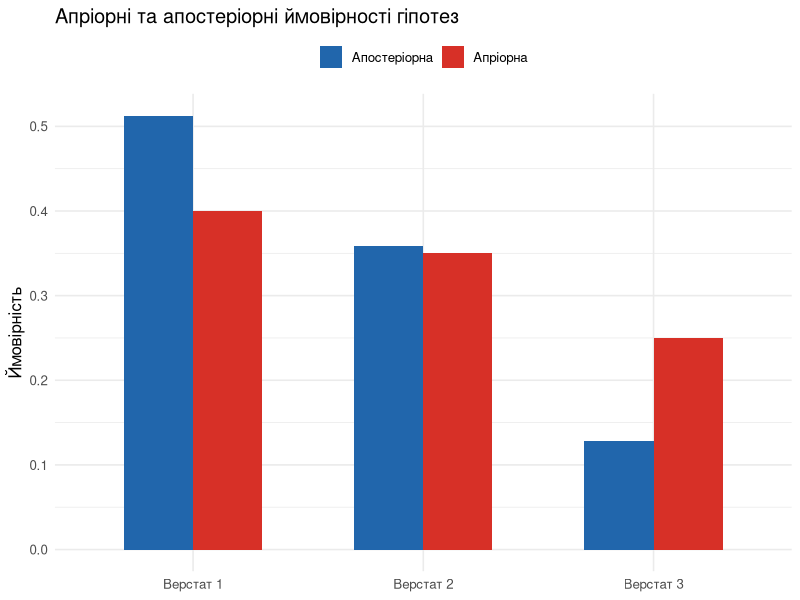
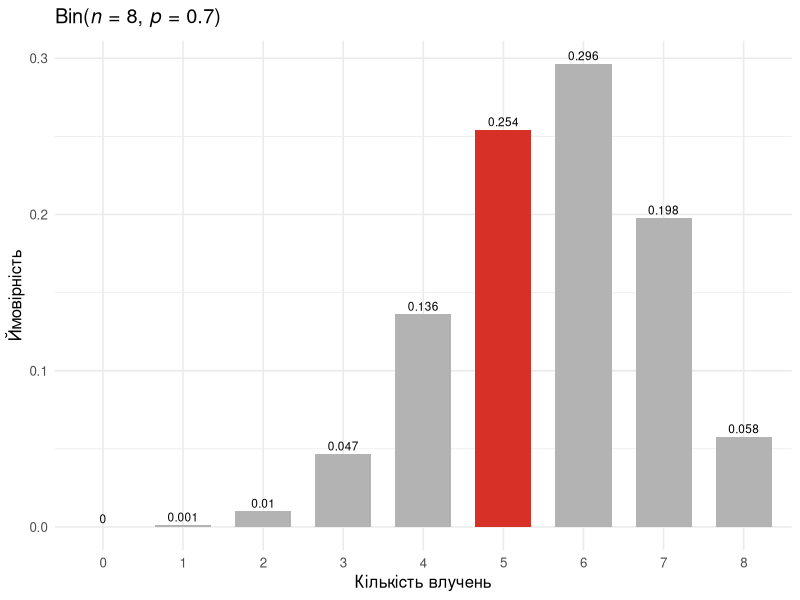
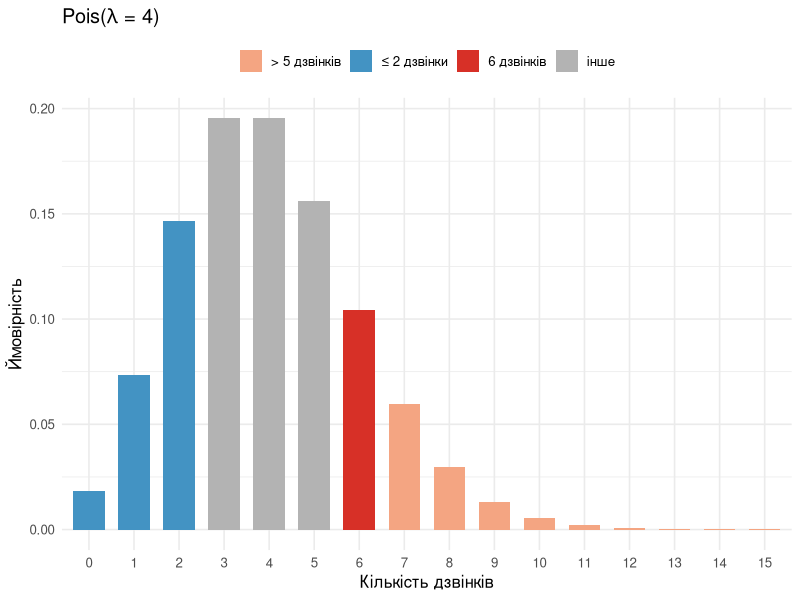
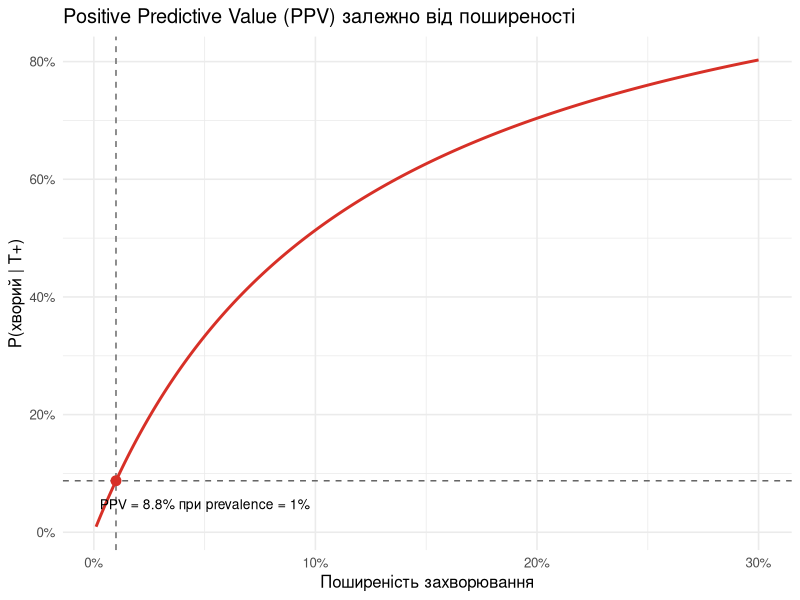
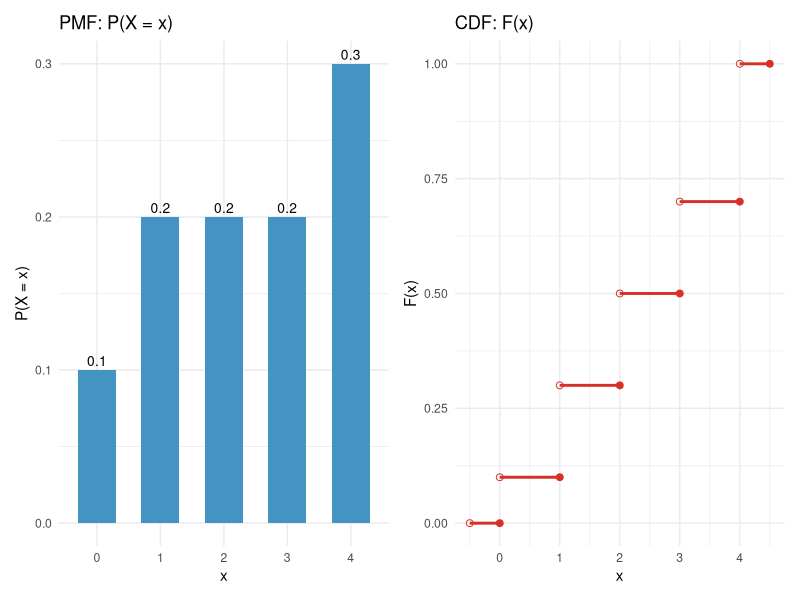
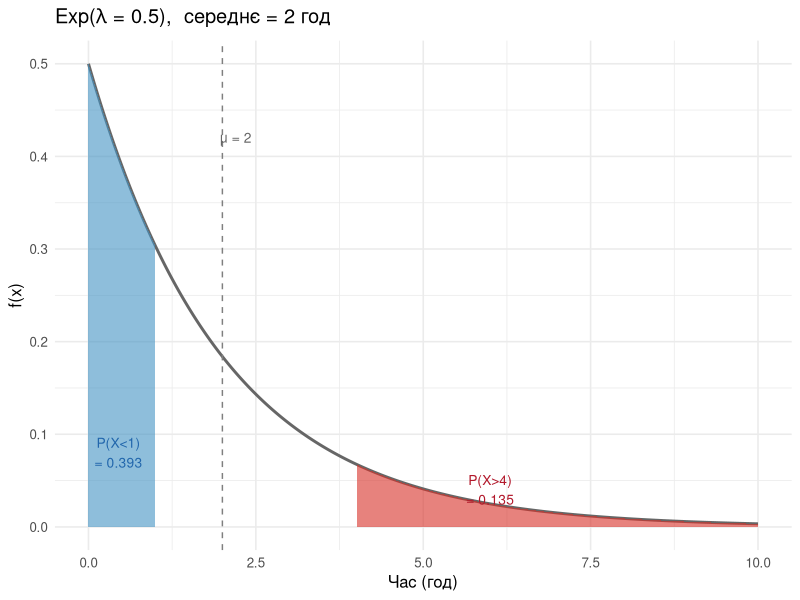
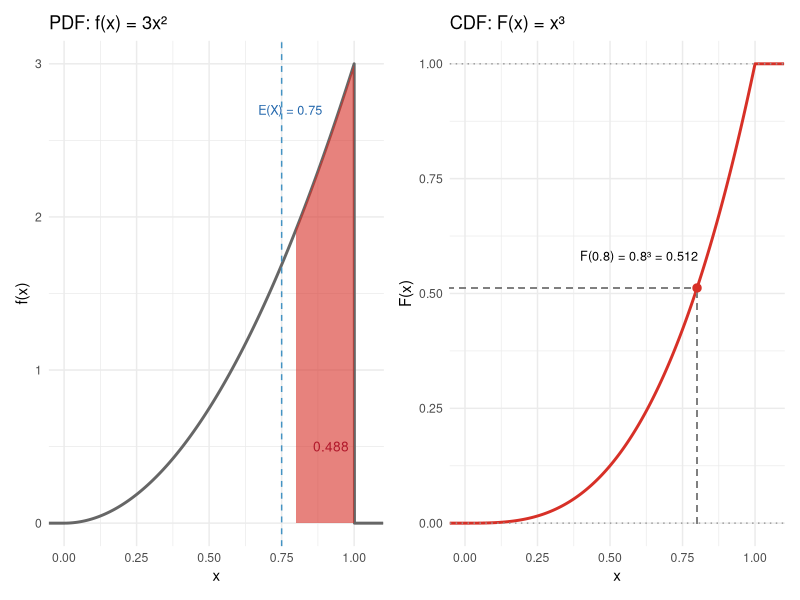
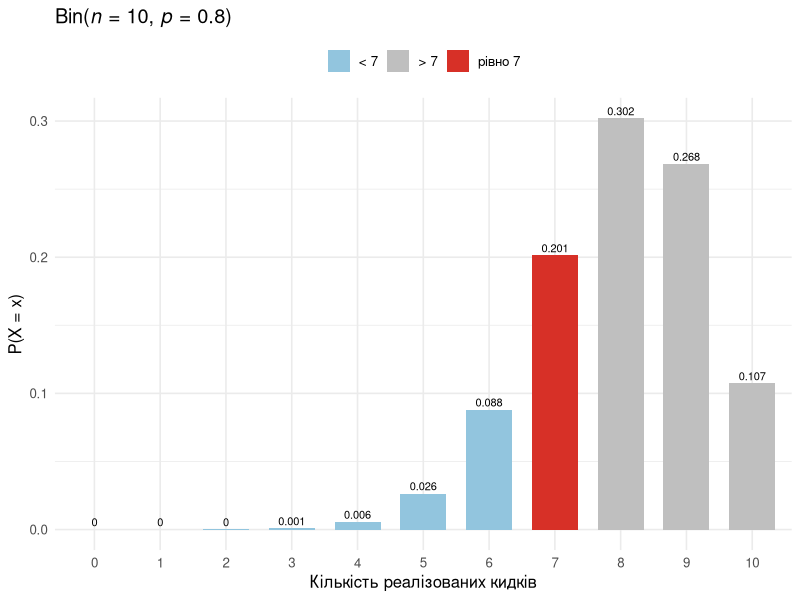

Reproduce these figures in R, in order.
## ---- chunk 1
#| include: false
library(tidyverse)
library(patchwork)
library(scales)
## ---- chunk 2
# Кількість способів вибрати 2 білих з 5
white_ways <- choose(5, 2)

# Кількість способів вибрати 1 чорну з 3
black_ways <- choose(3, 1)

# Загальна кількість способів вибрати 3 кулі з 8
total_ways <- choose(8, 3)

# Ймовірність події
prob <- (white_ways * black_ways) / total_ways
cat(sprintf("P(A) = %d * %d / %d = %.4f", white_ways, black_ways, total_ways, prob))
## ---- chunk 3
set.seed(42)
n_sim  <- 100000
balls  <- c(rep(1, 5), rep(0, 3))

tibble(white = replicate(n_sim, sum(sample(balls, 3)))) |>
  summarise(
    `Симуляційна ймовірність` = mean(white == 2),
    `Теоретична ймовірність`  = 15 / 28
  )
## ---- chunk 4
tibble(x = 1:6) |>
  mutate(
    A = x %% 2 == 0,
    B = x > 4
  ) |>
  summarise(
    `P(A)`   = mean(A),
    `P(B)`   = mean(B),
    `P(A∩B)` = mean(A & B),
    `P(A∪B)` = mean(A | B)
  )
## ---- chunk 5
set.seed(123)
n_sim <- 100000

tibble(
  child1 = sample(c("Х", "Д"), n_sim, replace = TRUE),
  child2 = sample(c("Х", "Д"), n_sim, replace = TRUE)
) |>
  mutate(
    has_girl   = child1 == "Д" | child2 == "Д",
    both_girls = child1 == "Д" & child2 == "Д"
  ) |>
  filter(has_girl) |>
  summarise(
    `P(обидві | є хоча б одна)` = mean(both_girls),
    `Теоретичне значення`        = 1 / 3
  )
## ---- chunk 6
expand_grid(d1 = 1:6, d2 = 1:6) |>
  mutate(
    A   = d1 %% 2 == 0,
    B   = (d1 + d2) > 7,
    AnB = A & B
  ) |>
  summarise(
    `P(A)`       = mean(A),
    `P(B)`       = mean(B),
    `P(A∩B)`     = mean(AnB),
    `P(A)×P(B)`  = mean(A) * mean(B),
    `Незалежні`  = abs(mean(AnB) - mean(A) * mean(B)) < 1e-10
  )
## ---- chunk 7
df_bayes5 <- tibble(
  Верстат    = factor(paste("Верстат", 1:3)),
  prior      = c(0.40, 0.35, 0.25),
  likelihood = c(0.05, 0.04, 0.02)
) |>
  mutate(
    joint     = prior * likelihood,
    posterior = joint / sum(joint)
  )

cat(sprintf("Повна ймовірність P(A) = %.4f\n\n", sum(df_bayes5$joint)))

df_bayes5 |>
  select(Верстат, posterior) |>
  mutate(`P(Hi|A)` = sprintf("%.4f (%.1f%%)", posterior, posterior * 100)) |>
  select(-posterior) |>
  print()
## ---- chunk 8
#| fig-width: 7
#| fig-height: 4

df_bayes5 |>
  select(Верстат, Апріорна = prior, Апостеріорна = posterior) |>
  pivot_longer(-Верстат, names_to = "Тип", values_to = "Ймовірність") |>
  ggplot(aes(x = Верстат, y = Ймовірність, fill = Тип)) +
  geom_col(position = "dodge", width = 0.6) +
  scale_fill_manual(values = c("#2166ac", "#d73027")) +
  labs(title = "Апріорні та апостеріорні ймовірності гіпотез",
       x = NULL, y = "Ймовірність", fill = NULL) +
  theme_minimal(base_size = 12) +
  theme(legend.position = "top")
## ---- chunk 9
n <- 8; p <- 0.7

# а) P(X = 5)
p_5 <- dbinom(5, size = n, prob = p)
cat(sprintf("а) P(X = 5) = %.4f\n", p_5))

# б) P(X >= 1) = 1 - P(X = 0)
p_at_least_1 <- 1 - dbinom(0, size = n, prob = p)
cat(sprintf("б) P(X ≥ 1) = %.6f\n", p_at_least_1))

# в) Математичне сподівання та дисперсія
mean_X <- n * p
var_X  <- n * p * (1 - p)
cat(sprintf("в) E[X] = %.2f, D[X] = %.2f\n", mean_X, var_X))
## ---- chunk 10
#| fig-width: 7
#| fig-height: 4

tibble(x = 0:n) |>
  mutate(
    prob      = dbinom(x, size = n, prob = p),
    highlight = x == 5
  ) |>
  ggplot(aes(x = factor(x), y = prob, fill = highlight)) +
  geom_col(width = 0.7, show.legend = FALSE) +
  scale_fill_manual(values = c("grey70", "#d73027")) +
  geom_text(aes(label = round(prob, 3)), vjust = -0.4, size = 3) +
  labs(title = expression(paste("Bin(", italic(n), " = 8, ", italic(p), " = 0.7)")),
       x = "Кількість влучень", y = "Ймовірність") +
  theme_minimal(base_size = 12)
## ---- chunk 11
lambda <- 4

# а) P(X = 6)
p_6 <- dpois(6, lambda = lambda)
cat(sprintf("а) P(X = 6) = %.4f\n", p_6))

# б) P(X <= 2)
p_le2 <- ppois(2, lambda = lambda)
cat(sprintf("б) P(X ≤ 2) = %.4f\n", p_le2))

# в) P(X > 5)
p_gt5 <- 1 - ppois(5, lambda = lambda)
cat(sprintf("в) P(X > 5) = %.4f\n", p_gt5))
## ---- chunk 12
#| fig-width: 7
#| fig-height: 4

tibble(x = 0:15) |>
  mutate(
    prob = dpois(x, lambda = lambda),
    zone = case_when(
      x == 6 ~ "6 дзвінків",
      x <= 2 ~ "≤ 2 дзвінки",
      x > 5  ~ "> 5 дзвінків",
      TRUE   ~ "інше"
    )
  ) |>
  ggplot(aes(x = factor(x), y = prob, fill = zone)) +
  geom_col(width = 0.7) +
  scale_fill_manual(values = c(
    "6 дзвінків"   = "#d73027",
    "≤ 2 дзвінки"  = "#4393c3",
    "> 5 дзвінків" = "#f4a582",
    "інше"         = "grey70"
  )) +
  labs(title = expression(paste("Pois(", lambda, " = 4)")),
       x = "Кількість дзвінків", y = "Ймовірність", fill = NULL) +
  theme_minimal(base_size = 12) +
  theme(legend.position = "top")
## ---- chunk 13
df_bayes8 <- tibble(
  hypothesis = c("H1", "H2"),
  prior      = c(0.5, 0.5),
  likelihood = c(3/8, 6/8)
) |>
  mutate(
    joint     = prior * likelihood,
    posterior = joint / sum(joint)
  )

cat(sprintf("P(A) = %.4f\n", sum(df_bayes8$joint)))
df_bayes8 |>
  select(hypothesis, posterior) |>
  mutate(label = sprintf("%.4f", posterior)) |>
  print()
## ---- chunk 14
set.seed(99)
n_sim <- 100000

tibble(urn = sample(1:2, n_sim, replace = TRUE)) |>
  mutate(
    ball = if_else(
      urn == 1,
      sample(c("red", "blue"), n_sim, replace = TRUE, prob = c(3/8, 5/8)),
      sample(c("red", "blue"), n_sim, replace = TRUE, prob = c(6/8, 2/8))
    )
  ) |>
  filter(ball == "red") |>
  summarise(`P(H1 | червона)` = mean(urn == 1))
## ---- chunk 15
sensitivity    <- 0.95
false_pos_rate <- 0.10   # 1 − specificity
prevalence     <- 0.01

tibble(
  prior      = c(prevalence, 1 - prevalence),
  likelihood = c(sensitivity, false_pos_rate),
  стан       = c("хворий", "здоровий")
) |>
  mutate(joint = prior * likelihood) |>
  mutate(posterior = joint / sum(joint)) |>
  select(стан, prior, likelihood, posterior)
## ---- chunk 16
#| fig-width: 7
#| fig-height: 4

ppv_at_1pct <- (sensitivity * 0.01) /
               (sensitivity * 0.01 + false_pos_rate * 0.99)

tibble(prevalence = seq(0.001, 0.3, by = 0.001)) |>
  mutate(ppv = (sensitivity * prevalence) /
               (sensitivity * prevalence + false_pos_rate * (1 - prevalence))) |>
  ggplot(aes(x = prevalence, y = ppv)) +
  geom_line(color = "#d73027", linewidth = 1) +
  geom_vline(xintercept = 0.01, linetype = "dashed", color = "grey40") +
  geom_hline(yintercept = ppv_at_1pct, linetype = "dashed", color = "grey40") +
  annotate("point", x = 0.01, y = ppv_at_1pct, size = 3, color = "#d73027") +
  annotate("text", x = 0.05, y = ppv_at_1pct - 0.04,
           label = sprintf("PPV = %.1f%% при prevalence = 1%%", ppv_at_1pct * 100),
           size = 3.5) +
  scale_x_continuous(labels = percent) +
  scale_y_continuous(labels = percent) +
  labs(title = "Positive Predictive Value (PPV) залежно від поширеності",
       x = "Поширеність захворювання", y = "P(хворий | T+)") +
  theme_minimal(base_size = 12)
## ---- chunk 17
df_broker <- tibble(x = 0:4, prob = c(0.1, 0.2, 0.2, 0.2, NA)) |>
  mutate(prob = if_else(is.na(prob), 1 - sum(prob, na.rm = TRUE), prob))

df_broker |>
  summarise(
    `P(4)`   = prob[x == 4],
    `P(X≥3)` = sum(prob[x >= 3]),
    `E(X)`   = sum(x * prob),
    `Var(X)` = sum(x^2 * prob) - sum(x * prob)^2
  )
## ---- chunk 18
#| fig-width: 7
#| fig-height: 4.5

p1 <- df_broker |>
  mutate(x = factor(x)) |>
  ggplot(aes(x = x, y = prob)) +
  geom_col(fill = "#4393c3", width = 0.6) +
  geom_text(aes(label = prob), vjust = -0.4, size = 3.5) +
  labs(title = "PMF: P(X = x)", x = "x", y = "P(X = x)") +
  theme_minimal(base_size = 11)

p2 <- tibble(
  x_start = c(-0.5, 0:4),
  x_end   = c(0:4, 4.5),
  y       = c(0, cumsum(df_broker$prob))
) |>
  ggplot(aes(x = x_start, xend = x_end, y = y, yend = y)) +
  geom_segment(linewidth = 1, color = "#d73027") +
  geom_point(aes(x = x_end, y = y), shape = 19, size = 2, color = "#d73027") +
  geom_point(aes(x = x_start, y = y), shape = 1,  size = 2, color = "#d73027") +
  labs(title = "CDF: F(x)", x = "x", y = "F(x)") +
  theme_minimal(base_size = 11)

p1 + p2
## ---- chunk 19
mu     <- 2          # середнє
lambda <- 1 / mu     # інтенсивність = 0.5

# 2) P(X < 1)
p_lt1 <- pexp(1, rate = lambda)
cat(sprintf("2) P(X < 1) = %.4f\n", p_lt1))

# 3) P(X > 4)
p_gt4 <- pexp(4, rate = lambda, lower.tail = FALSE)
cat(sprintf("3) P(X > 4) = %.4f\n", p_gt4))

# 4) Var(X)
var_X <- 1 / lambda^2
cat(sprintf("4) Var(X) = %.0f год², SD = %.0f год\n", var_X, sqrt(var_X)))
## ---- chunk 20
#| fig-width: 7
#| fig-height: 4

tibble(x = seq(0, 10, by = 0.01)) |>
  mutate(fx = dexp(x, rate = lambda)) |>
  ggplot(aes(x, fx)) +
  geom_line(color = "grey40", linewidth = 1) +
  geom_area(data = \(d) filter(d, x < 1), aes(y = fx), fill = "#4393c3", alpha = 0.6) +
  geom_area(data = \(d) filter(d, x > 4), aes(y = fx), fill = "#d73027", alpha = 0.6) +
  geom_vline(xintercept = mu, linetype = "dashed", color = "grey50") +
  annotate("text", x = 0.45, y = 0.08,
           label = sprintf("P(X<1)\n= %.3f", p_lt1), size = 3.5, color = "#2166ac") +
  annotate("text", x = 6,    y = 0.04,
           label = sprintf("P(X>4)\n= %.3f", p_gt4), size = 3.5, color = "#b2182b") +
  annotate("text", x = mu + 0.2, y = 0.42,
           label = sprintf("μ = %g", mu), size = 3.5, color = "grey40") +
  labs(title = expression(paste("Exp(", lambda, " = 0.5),  середнє = 2 год")),
       x = "Час (год)", y = "f(x)") +
  theme_minimal(base_size = 12)
## ---- chunk 21
# Визначаємо функції аналітично
f_x <- function(x) ifelse(x >= 0 & x <= 1, 3 * x^2, 0)
F_x <- function(x) ifelse(x < 0, 0, ifelse(x > 1, 1, x^3))

# 1) Перевірка нормування (числова інтеграція)
norm_check <- integrate(f_x, lower = 0, upper = 1)$value
cat(sprintf("1) Інтеграл f(x) від 0 до 1 = %.6f\n", norm_check))

# 2) E(X) та Var(X)
EX  <- integrate(function(x) x * f_x(x), 0, 1)$value
EX2 <- integrate(function(x) x^2 * f_x(x), 0, 1)$value
VarX <- EX2 - EX^2
cat(sprintf("2) E(X) = %.4f = 3/4\n", EX))
cat(sprintf("   Var(X) = %.4f = 3/80\n", VarX))

# 3) P(X > 0.8)
p_dominant <- 1 - F_x(0.8)
cat(sprintf("3) P(X > 0.8) = %.4f\n", p_dominant))
## ---- chunk 22
#| fig-width: 7
#| fig-height: 4.5

df_cont <- tibble(x = seq(-0.1, 1.1, by = 0.001)) |>
  mutate(pdf = f_x(x), cdf = F_x(x))

p1 <- df_cont |>
  ggplot(aes(x, pdf)) +
  geom_line(color = "grey40", linewidth = 1) +
  geom_area(data = \(d) filter(d, x >= 0.8, x <= 1),
            aes(y = pdf), fill = "#d73027", alpha = 0.6) +
  geom_vline(xintercept = EX, linetype = "dashed", color = "#4393c3") +
  annotate("text", x = EX + 0.03, y = 2.7,
           label = sprintf("E(X) = %.2f", EX), size = 3.2, color = "#2166ac") +
  annotate("text", x = 0.92, y = 0.5,
           label = sprintf("%.3f", p_dominant), size = 3.5, color = "#b2182b") +
  labs(title = "PDF: f(x) = 3x²", x = "x", y = "f(x)") +
  coord_cartesian(xlim = c(0, 1.05)) +
  theme_minimal(base_size = 11)

p2 <- df_cont |>
  ggplot(aes(x, cdf)) +
  geom_line(color = "#d73027", linewidth = 1) +
  geom_hline(yintercept = c(0, 1), linetype = "dotted", color = "grey60") +
  geom_segment(aes(x = 0.8, xend = 0.8, y = 0,        yend = F_x(0.8)),
               linetype = "dashed", color = "grey50") +
  geom_segment(aes(x = -0.1, xend = 0.8, y = F_x(0.8), yend = F_x(0.8)),
               linetype = "dashed", color = "grey50") +
  annotate("point", x = 0.8, y = F_x(0.8), size = 2.5, color = "#d73027") +
  annotate("text",  x = 0.6, y = F_x(0.8) + 0.07,
           label = sprintf("F(0.8) = 0.8³ = %.3f", F_x(0.8)), size = 3.2) +
  labs(title = "CDF: F(x) = x³", x = "x", y = "F(x)") +
  coord_cartesian(xlim = c(0, 1.05)) +
  theme_minimal(base_size = 11)

p1 + p2
## ---- chunk 23
n <- 10; p <- 0.8

# 1) P(X <= 7) — напряму та через доповнення
p_le7 <- pbinom(7, size = n, prob = p)
cat(sprintf("1) P(X ≤ 7) = %.4f\n", p_le7))

# Перевірка через доповнення
p_complement <- 1 - sum(dbinom(8:10, size = n, prob = p))
cat(sprintf("   (через доповнення) = %.4f\n", p_complement))

# 2) P(X = 7)
p_eq7 <- dbinom(7, size = n, prob = p)
cat(sprintf("2) P(X = 7)  = %.4f\n", p_eq7))

# 3) E(X) та Var(X)
cat(sprintf("3) E(X) = %.1f,  Var(X) = %.1f\n", n * p, n * p * (1 - p)))
## ---- chunk 24
#| fig-width: 7
#| fig-height: 4

tibble(x = 0:n) |>
  mutate(
    prob = dbinom(x, size = n, prob = p),
    zone = case_when(
      x == 7 ~ "рівно 7",
      x < 7  ~ "< 7",
      TRUE   ~ "> 7"
    )
  ) |>
  ggplot(aes(x = factor(x), y = prob, fill = zone)) +
  geom_col(width = 0.7) +
  scale_fill_manual(values = c("рівно 7" = "#d73027", "< 7" = "#92c5de", "> 7" = "grey75")) +
  geom_text(aes(label = round(prob, 3)), vjust = -0.4, size = 2.8) +
  labs(title = expression(paste("Bin(", italic(n), " = 10, ", italic(p), " = 0.8)")),
       x = "Кількість реалізованих кидків", y = "P(X = x)", fill = NULL) +
  theme_minimal(base_size = 12) +
  theme(legend.position = "top")
## ---- chunk 25
p_scrap <- 1 - ppois(3, lambda = 2)
p_good  <- 1 - p_scrap

tibble(стан = c("брак", "якісна"), prob = c(p_scrap, p_good))
## ---- chunk 26
n_lot   <- 1000
p_ge900 <- 1 - pbinom(899, size = n_lot, prob = p_good)

tibble(
  подія    = c("P(Y = 1000)", "P(Y ≥ 900)", "P(брак ≤ 100)"),
  ймовірність = c(
    dbinom(1000, size = n_lot, prob = p_good),
    p_ge900,
    p_ge900
  )
)
## ---- chunk 27
#| fig-width: 7
#| fig-height: 4

mu_Y  <- n_lot * p_good
sig_Y <- sqrt(n_lot * p_good * p_scrap)

tibble(метод = c("Нормальна апроксимація", "Точний (Bin)"),
       `P(Y ≥ 900)` = c(pnorm((900 - mu_Y) / sig_Y, lower.tail = FALSE), p_ge900))

tibble(y = seq(floor(mu_Y - 5 * sig_Y), ceiling(mu_Y + 5 * sig_Y))) |>
  mutate(
    prob = dbinom(y, size = n_lot, prob = p_good),
    zone = if_else(y >= 900, "Y ≥ 900", "Y < 900")
  ) |>
  ggplot(aes(x = y, y = prob, fill = zone)) +
  geom_col(width = 1) +
  scale_fill_manual(values = c("Y ≥ 900" = "#d73027", "Y < 900" = "#92c5de")) +
  geom_vline(xintercept = mu_Y, linetype = "dashed", color = "grey30") +
  annotate("text", x = mu_Y - 1, y = max(dbinom(round(mu_Y), n_lot, p_good)) * 0.95,
           label = sprintf("μ = %.0f", mu_Y), hjust = 1, size = 3.5) +
  labs(title = sprintf("Bin(n = 1000, p_good ≈ %.4f)", p_good),
       x = "Кількість якісних пластин (Y)", y = "P(Y = y)", fill = NULL) +
  theme_minimal(base_size = 12) +
  theme(legend.position = "top")
